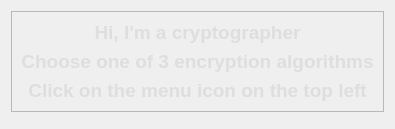
  <widget class="QWidget" name="page_1">
   <layout class="QVBoxLayout" name="verticalLayout_5">
    <item>
     <layout class="QVBoxLayout" name="verticalLayout">
      <item>
       <widget class="QFrame" name="frame_2">
        <property name="frameShape">
         <enum>QFrame::StyledPanel</enum>
        </property>
        <property name="frameShadow">
         <enum>QFrame::Raised</enum>
        </property>
        <layout class="QVBoxLayout" name="verticalLayout_6">
         <item>
          <layout class="QVBoxLayout" name="verticalLayout_4">
           <item>
            <widget class="QLabel" name="label_3">
             <property name="font">
              <font>
               <pointsize>14</pointsize>
               <weight>75</weight>
               <bold>true</bold>
              </font>
             </property>
             <property name="styleSheet">
              <string notr="true">color: rgb(222, 222, 222)</string>
             </property>
             <property name="text">
              <string>Hi, I'm a cryptographer</string>
             </property>
             <property name="alignment">
              <set>Qt::AlignCenter</set>
             </property>
            </widget>
           </item>
           <item>
            <widget class="QLabel" name="label_5">
             <property name="font">
              <font>
               <pointsize>14</pointsize>
               <weight>75</weight>
               <bold>true</bold>
              </font>
             </property>
             <property name="layoutDirection">
              <enum>Qt::LeftToRight</enum>
             </property>
             <property name="styleSheet">
              <string notr="true">color: rgb(222, 222, 222)</string>
             </property>
             <property name="text">
              <string>Choose one of 3 encryption algorithms</string>
             </property>
             <property name="alignment">
              <set>Qt::AlignCenter</set>
             </property>
            </widget>
           </item>
           <item>
            <widget class="QLabel" name="label_6">
             <property name="font">
              <font>
               <pointsize>14</pointsize>
               <weight>75</weight>
               <bold>true</bold>
              </font>
             </property>
             <property name="styleSheet">
              <string notr="true">color: rgb(222, 222, 222)</string>
             </property>
             <property name="text">
              <string>Click on the menu icon on the top left</string>
             </property>
             <property name="alignment">
              <set>Qt::AlignCenter</set>
             </property>
            </widget>
           </item>
          </layout>
         </item>
        </layout>
       </widget>
      </item>
      <item alignment="Qt::AlignBottom">
       <widget class="QFrame" name="frame">
        <property name="frameShape">
         <enum>QFrame::StyledPanel</enum>
        </property>
        <property name="frameShadow">
         <enum>QFrame::Raised</enum>
        </property>
       </widget>
      </item>
     </layout>
    </item>
   </layout>
  </widget>
